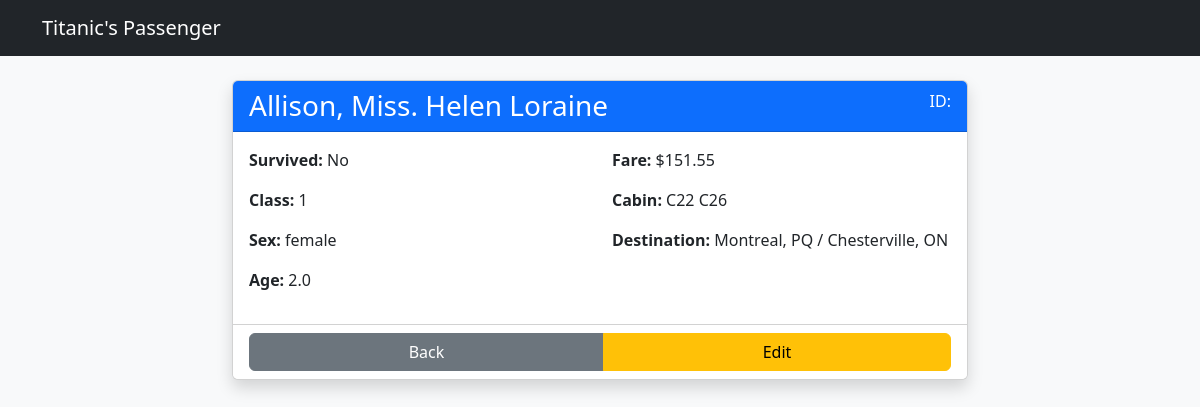
Screenshot of /3/ with the database file from the repository.
### core/models.py (models this page shows, shortened)
class Passenger(models.Model):
    survived = models.IntegerField()
    pclass = models.IntegerField()
    name = models.CharField(max_length=255)
    sex = models.CharField(max_length=10)
    age = models.FloatField(null=True, blank=True)
    sibsp = models.IntegerField()
    parch = models.IntegerField()
    ticket = models.CharField(max_length=100)
    fare = models.FloatField(null=True, blank=True)
    cabin = models.CharField(max_length=100, null=True, blank=True)
    embarked = models.CharField(max_length=100, null=True, blank=True)
    boat = models.CharField(max_length=100, null=True, blank=True)
    body = models.IntegerField(null=True, blank=True)
    home_dest = models.CharField(max_length=255, null=True, blank=True)

### core/views.py (the view)
# urls.py: path('<int:pk>/', views.PassengerDetailView.as_view(), name='passenger-detail'),
class PassengerDetailView(DetailView):
    model = Passenger
    template_name = 'passenger_detail.html'

### core/templates/passenger_detail.html
{% extends 'base.html' %}
{% block content %}
<div class="row justify-content-center">
    <div class="col-md-8">
        <div class="card shadow">
            <div class="card-header bg-primary text-white d-flex justify-content-between">
                <h3 class="mb-0">{{ object.name }}</h3>
                <span>ID: {{ object.passenger_id }}</span>
            </div>
            <div class="card-body">
                <div class="row">
                    <div class="col-sm-6">
                        <p><strong>Survived:</strong> {{ object.survived|yesno:"Yes,No" }}</p>
                        <p><strong>Class:</strong> {{ object.pclass }}</p>
                        <p><strong>Sex:</strong> {{ object.sex }}</p>
                        <p><strong>Age:</strong> {{ object.age|default:"N/A" }}</p>
                    </div>
                    <div class="col-sm-6">
                        <p><strong>Fare:</strong> ${{ object.fare }}</p>
                        <p><strong>Cabin:</strong> {{ object.cabin|default:"None" }}</p>
                        <p><strong>Destination:</strong> {{ object.home_dest|default:"Unknown" }}</p>
                    </div>
                </div>
            </div>
            <div class="card-footer bg-white">
                <div class="btn-group w-100">
                    <a href="{% url 'passenger-list' %}" class="btn btn-secondary">Back</a>
                    <a href="{% url 'passenger-update' object.pk %}" class="btn btn-warning">Edit</a>
                </div>
            </div>
        </div>
    </div>
</div>
{% endblock %}

### rows the page displays
Passenger: name "Allison, Miss. Helen Loraine", survived "No", pclass "1", sex "female", age "2.0", fare "151.55", cabin "C22 C26", home_dest "Montreal, PQ / Chesterville, ON"
